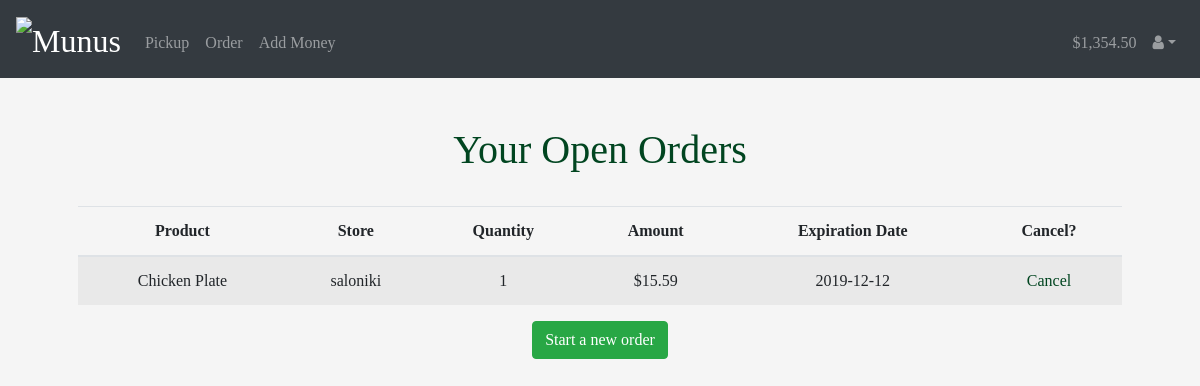
Screenshot of /userorders (signed in) with the database file from the repository.
### tables this page shows
CREATE TABLE orders(user_id INTEGER, product_id INTEGER, wtp INTEGER, expir TIME, id INTEGER PRIMARY KEY, quantity INTEGER NOT NULL DEFAULT 1);

### app.py (the view, shortened to what this page needs)
@app.route("/userorders")
@login_required
def userorders():
    statement = "SELECT orders.id, name, store, wtp, price, expir, quantity FROM orders JOIN products ON product_id=products.id WHERE user_id='{0}'".format(session["user_id"])
    rows = db.execute(statement).fetchall()
    return render_template("userorders.html", rows=rows, balance=session["balance"])

### app.py (called while the page is built)
@app.after_request
def after_request(response):
    response.headers["Cache-Control"] = "no-cache, no-store, must-revalidate"
    response.headers["Expires"] = 0
    response.headers["Pragma"] = "no-cache"
    return response

### helpers.py (called while the page is built)
def login_required(f):
    @wraps(f)
    def decorated_function(*args, **kwargs):
        if session.get("user_id") is None:
            return redirect("/login")
        return f(*args, **kwargs)
    return decorated_function

### templates/userorders.html (shortened to what this page needs)
{% extends "layout.html" %}
{% block main %}
  <h1>Your Open Orders</h1><br>
  {% if rows|length > 0 %}
      <table class="table table-striped">
          <thead>
              <tr>
                  <th>Product</th>
                  <th>Store</th>
                  <th>Quantity</th>
                  <th>Amount</th>
                  <th>Expiration Date</th>
                  <th>Cancel?</th>
              </tr>
          </thead>
          <tbody>
              {% for row in rows %}
                  <tr>
                      <td>{{row[1]}}</td>
                      <td>{{row[2]}}</td>
                      <td>{{row[6]}}</td>
                      <td>${{row[3] + row[6] * row[4]}}</td>
                      <td>{{row[5]}}</td>
                      <td><a href="/userorders?cancelId={{row[0]}}">Cancel</a></td>
                  </tr>
              {% endfor %}
          </tbody>
      </table>
  {% else %}
      <h4>You have no current orders</h4>
  {% endif %}
  <a href="/catalogue"><button class="btn btn-success">Start a new order</button>
{% endblock %}

### static/styles.css (style rules this page uses)
body { background-color: whitesmoke; font-family: "Georgia", Times, serif; }
h1 { color: #014520; }
a { color: #014520; }
button { background-color: #014520; }

### rows the page displays
orders: row "Chicken Plate", row "saloniki", quantity "1", row[3]+row[6]*row[4] "15.59", expir "2019-12-12"

### other values shown
{{ balance }} "$1,354.50"
